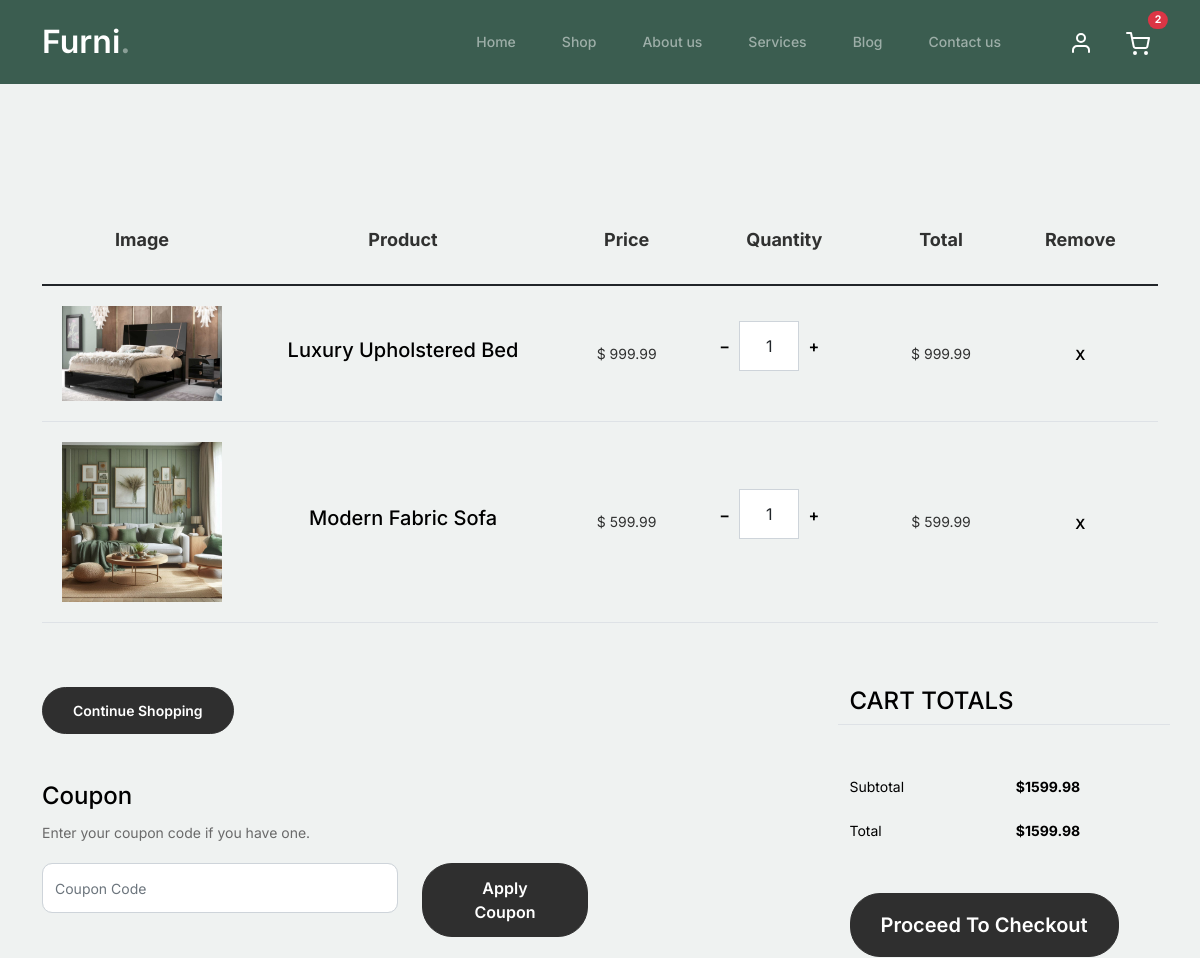
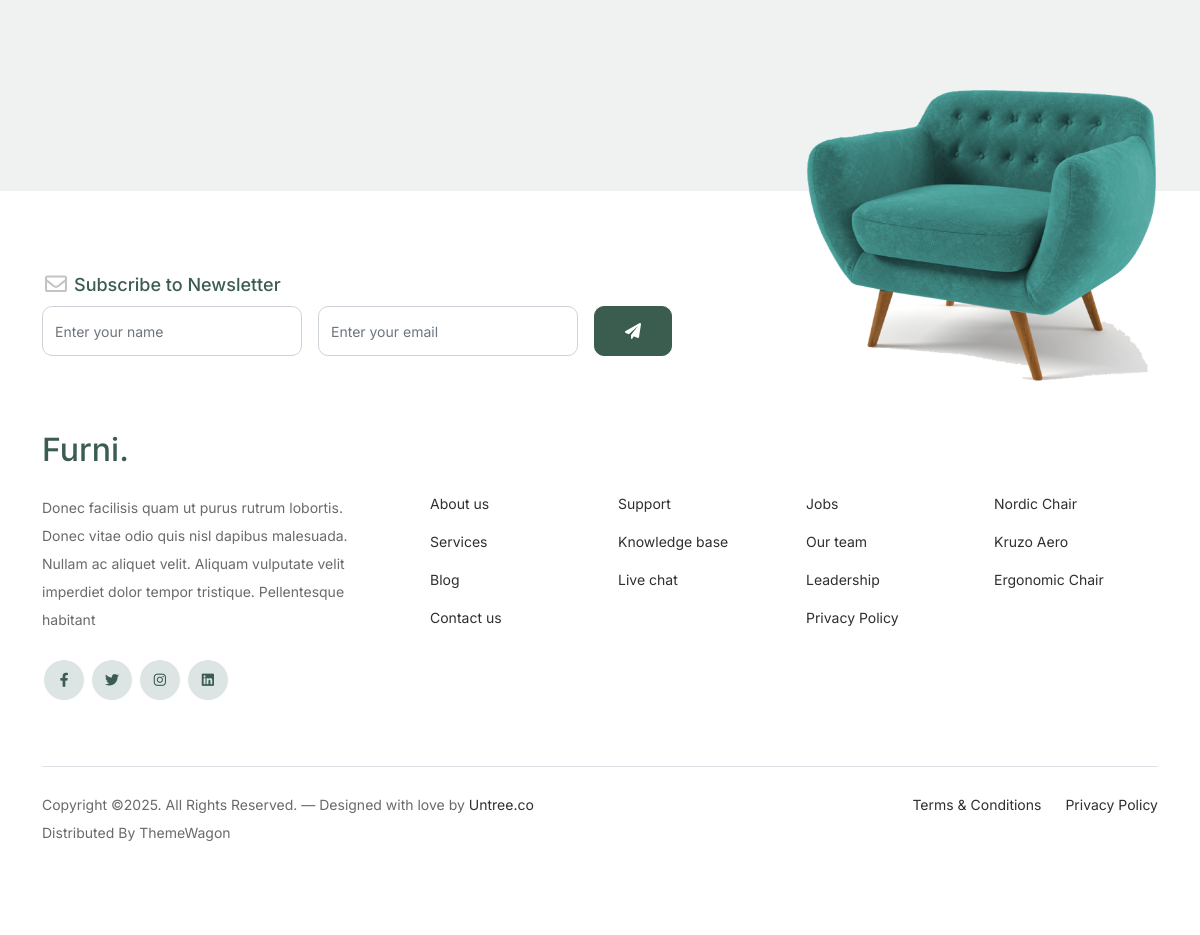
The app's page /cart/ (signed in) with its own data (2 pictures, top to bottom).
### shop/models.py (models this page shows, shortened)
class CartItem(models.Model):
    cart = models.ForeignKey(Cart, on_delete=models.CASCADE, related_name='items')
    product = models.ForeignKey(Product, on_delete=models.CASCADE)
    quantity = models.PositiveIntegerField(default=1)
    def total_price(self):
        return self.quantity * self.product.price

class Product(models.Model):
    name = models.CharField(max_length=200)
    slug = AutoSlugField(populate_from='name', unique=True)
    subcategory = models.ForeignKey(Subcategory, on_delete=models.CASCADE, related_name='products')
    description = models.TextField()
    price = models.DecimalField(max_digits=10, decimal_places=2)
    image = models.ImageField(upload_to='products/')
    stock = models.PositiveIntegerField()
    available = models.BooleanField(default=True)
    created_at = models.DateTimeField(auto_now_add=True)
    updated_at = models.DateTimeField(auto_now=True)

### shop/views.py (the view)
# urls.py: path('cart/', view_cart, name='view_cart'),
def view_cart(request):
    if request.user.is_authenticated:
        cart, created = Cart.objects.get_or_create(user=request.user)
    else:
        session_key = request.session.session_key
        if not session_key:
            request.session.create()
            session_key = request.session.session_key
        cart, created = Cart.objects.get_or_create(session_key=session_key)
    cart_items = cart.items.all()
    total_price = sum(item.total_price() for item in cart_items)
    context = {
        'cart_items': cart_items,
        'total_price': total_price,
    }
    return render(request, 'cart.html', context)

### shop/context_processors.py (called while the page is built)
def cart_item_count(request):
    if request.user.is_authenticated:
        cart, created = Cart.objects.get_or_create(user=request.user)
        return {'cart_item_count': cart.items.count()}
    return {'cart_item_count': 0}

### shop/templates/cart.html (shortened to what this page needs)
{% extends "base.html" %}
{% load static %}
{% block content %}
  <div class="untree_co-section before-footer-section">
    <div class="container">
      <div class="row mb-5">
        <form class="col-md-12" method="post">
          <div class="site-blocks-table">
            <table class="table">
              <thead>
                <tr>
                  <th class="product-thumbnail">Image</th>
                  <th class="product-name">Product</th>
                  <th class="product-price">Price</th>
                  <th class="product-quantity">Quantity</th>
                  <th class="product-total">Total</th>
                  <th class="product-remove">Remove</th>
                </tr>
              </thead>
              <tbody>
              {% for item in cart_items %}
              <tr>
                  <td class="product-thumbnail">
                    <img
                      src="{{item.product.image.url}}"
                      alt="Image"
                      class="img-fluid "
                    />
                  </td>
                  <td class="product-name">
                    <h2 class="h5 text-black"> {{item.product.name}} </h2>
                  </td>
                  <td>$ {{item.product.price}} </td>
                  <td>
                    <div
                      class="input-group mb-3 d-flex align-items-center quantity-container"
                      style="max-width: 120px"
                    >
                      <div class="input-group-prepend">
                      <a href="{% url 'decrement_item' item.id %}">
                        <button
                          class="btn btn-outline-black decrease"
                          type="button"
                        >
                          &minus;
                        </button>
                      </a>
                      </div>
                      <input
                        type="text"
                        class="form-control text-center quantity-amount"
                        value=" {{item.quantity}} "
                        placeholder=""
                        aria-label="Example text with button addon"
                        aria-describedby="button-addon1"
                      />
                      <div class="input-group-append">
                      <a href="{% url 'increment_item' item.id %}">
                        <button
                          class="btn btn-outline-black increase"
                          type="button"
                        >
                          &plus;
                        </button>
                      </a>
                      </div>
                    </div>
                  </td>
                  <td>$ {{item.total_price}} </td>
                  <td><a href="{% url 'remove_item' item.id %}" class="btn btn-black btn-sm">X</a></td>
                </tr>
              {% endfor %}
              </tbody>
            </table>
          </div>
        </form>
      </div>
      <div class="row">
        <div class="col-md-6">
          <div class="row mb-5">
            <div class="col-md-6">
              <a href="{% url 'shop' %}">
                <button class="btn btn-outline-black btn-sm btn-block">
                  Continue Shopping
                </button>
              </a>
            </div>
          </div>
          <div class="row">
            <div class="col-md-12">
              <label class="text-black h4" for="coupon">Coupon</label>
              <p>Enter your coupon code if you have one.</p>
            </div>
            <div class="col-md-8 mb-3 mb-md-0">
              <input
                type="text"
                class="form-control py-3"
                id="coupon"
                placeholder="Coupon Code"
              />
            </div>
            <div class="col-md-4">
              <button class="btn btn-black">Apply Coupon</button>
            </div>
          </div>
        </div>
        <div class="col-md-6 pl-5">
          <div class="row justify-content-end">
            <div class="col-md-7">
              <div class="row">
                <div class="col-md-12 text-right border-bottom mb-5">
                  <h3 class="text-black h4 text-uppercase">Cart Totals</h3>
                </div>
              </div>
              <div class="row mb-3">
                <div class="col-md-6">
                  <span class="text-black">Subtotal</span>
                </div>
                <div class="col-md-6 text-right">
                  <strong class="text-black">${{total_price}} </strong>
                </div>
              </div>
              <div class="row mb-5">
                <div class="col-md-6">
                  <span class="text-black">Total</span>
                </div>
                <div class="col-md-6 text-right">
                  <strong class="text-black">${{total_price}}</strong>
                </div>
              </div>
              <div class="row">
                <div class="col-md-12">
                  <button
                    class="btn btn-black btn-lg py-3 btn-block"
                    onclick="window.location='checkout.html'"
                  >
                    Proceed To Checkout
                  </button>
                </div>
              </div>
            </div>
          </div>
        </div>
      </div>
    </div>
  </div>
{% endblock content %}

### static/css/style.css (style rules this page uses)
body { overflow-x: hidden; position: relative; }
body { font-family: "Inter", sans-serif; font-weight: 400; line-height: 28px; color: #6a6a6a; font-size: 14px; background-color: #eff2f1; }
a { text-decoration: none; -webkit-transition: .3s all ease; -o-transition: .3s all ease; transition: .3s all ease; color: #2f2f2f; text-decoration: underline; }
.btn { font-weight: 600; padding: 12px 30px; border-radius: 30px; color: #ffffff; background: #2f2f2f; border-color: #2f2f2f; }
.before-footer-section { padding: 7rem 0 12rem 0 !important; }
.untree_co-section { padding: 7rem 0; }
.form-control { height: 50px; border-radius: 10px; font-family: "Inter", sans-serif; }
.site-blocks-table { overflow: auto; }
.site-blocks-table .product-thumbnail { width: 200px; }
.site-blocks-table .btn { padding: 2px 10px; }
.site-blocks-table thead th { padding: 30px; text-align: center; border-width: 0px !important; vertical-align: middle; color: rgba(0, 0, 0, 0.8); font-size: 18px; }
.site-blocks-table td { padding: 20px; text-align: center; vertical-align: middle; color: rgba(0, 0, 0, 0.8); }
.site-blocks-table tbody tr:first-child td { border-top: 1px solid #3b5d50 !important; }
.site-blocks-table .btn { background: none !important; color: #000000; border: none; height: auto !important; }
.product-thumbnail { transition: transform 0.3s ease; }

### records on screen
CartItem: product.image (picture), product.name "Luxury Upholstered Bed", product.price "999.99", quantity "1", total_price "999.99"
CartItem: product.image (picture), product.name "Modern Fabric Sofa", product.price "599.99", quantity "1", total_price "599.99"

### other values on screen
{{ cart_item_count }} "2"
{{ total_price }} "1599.98"
